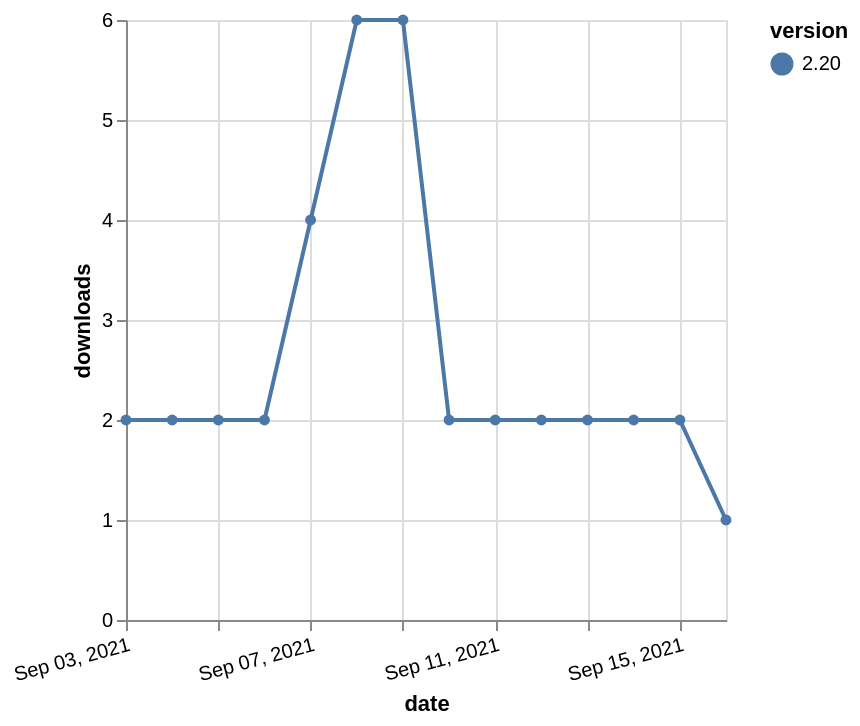

Source (Vega-Lite JSON):
### Vega-Lite specification from a JSON file in a GitHub repository (floating-point values rounded to 4 significant figures)
{"$schema": "https://vega.github.io/schema/vega-lite/v5.json", "description": "A simple bar chart with embedded data.", "data": {"values": [{"date": "2021-09-03", "total": 2567, "delta": 2, "version": "2.20"}, {"date": "2021-09-04", "total": 2569, "delta": 2, "version": "2.20"}, {"date": "2021-09-05", "total": 2571, "delta": 2, "version": "2.20"}, {"date": "2021-09-06", "total": 2573, "delta": 2, "version": "2.20"}, {"date": "2021-09-07", "total": 2577, "delta": 4, "version": "2.20"}, {"date": "2021-09-08", "total": 2583, "delta": 6, "version": "2.20"}, {"date": "2021-09-09", "total": 2589, "delta": 6, "version": "2.20"}, {"date": "2021-09-10", "total": 2591, "delta": 2, "version": "2.20"}, {"date": "2021-09-11", "total": 2593, "delta": 2, "version": "2.20"}, {"date": "2021-09-12", "total": 2595, "delta": 2, "version": "2.20"}, {"date": "2021-09-13", "total": 2597, "delta": 2, "version": "2.20"}, {"date": "2021-09-14", "total": 2599, "delta": 2, "version": "2.20"}, {"date": "2021-09-15", "total": 2601, "delta": 2, "version": "2.20"}, {"date": "2021-09-16", "total": 2602, "delta": 1, "version": "2.20"}]}, "width": "container", "mark": {"type": "line", "point": {"filled": true}}, "encoding": {"x": {"field": "date", "type": "temporal", "timeUnit": "yearmonthdate", "title": "date", "axis": {"labelAngle": -15}}, "y": {"field": "delta", "type": "quantitative", "title": "downloads"}, "color": {"field": "version", "type": "nominal"}, "tooltip": {"field": "delta"}}}
